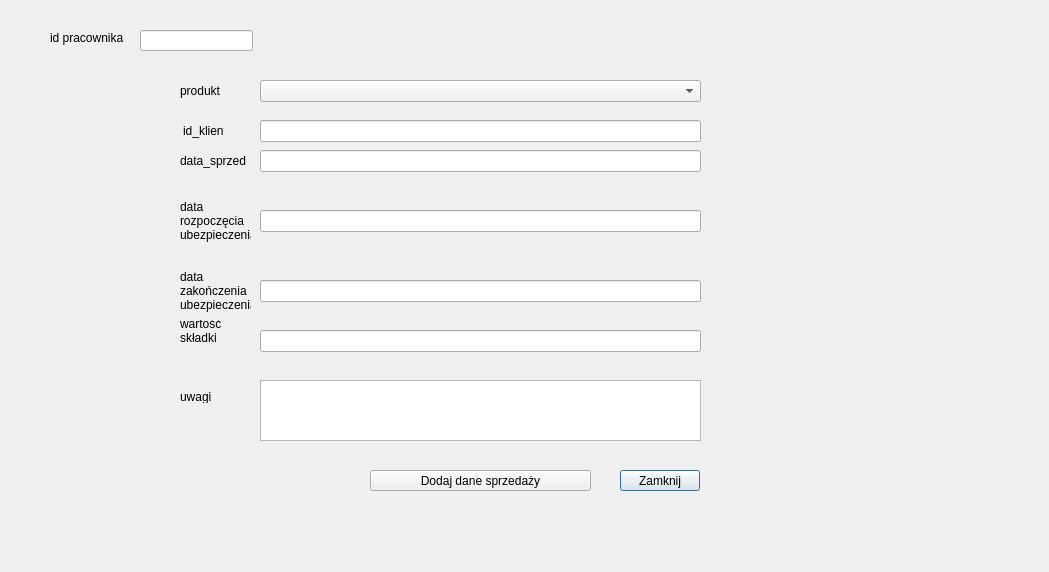
<?xml version="1.0" encoding="UTF-8"?>
<ui version="4.0">
 <class>Sales</class>
 <widget class="QDialog" name="Sales">
  <property name="geometry">
   <rect>
    <x>0</x>
    <y>0</y>
    <width>1049</width>
    <height>572</height>
   </rect>
  </property>
  <property name="windowTitle">
   <string>Dialog</string>
  </property>
  <widget class="QLineEdit" name="finishEdit">
   <property name="geometry">
    <rect>
     <x>260</x>
     <y>280</y>
     <width>441</width>
     <height>22</height>
    </rect>
   </property>
  </widget>
  <widget class="QLabel" name="label3">
   <property name="geometry">
    <rect>
     <x>180</x>
     <y>150</y>
     <width>71</width>
     <height>22</height>
    </rect>
   </property>
   <property name="text">
    <string>data_sprzed</string>
   </property>
  </widget>
  <widget class="QLabel" name="label6">
   <property name="geometry">
    <rect>
     <x>180</x>
     <y>320</y>
     <width>66</width>
     <height>22</height>
    </rect>
   </property>
   <property name="text">
    <string>wartość      
składki</string>
   </property>
  </widget>
  <widget class="QLabel" name="label7">
   <property name="geometry">
    <rect>
     <x>180</x>
     <y>390</y>
     <width>47</width>
     <height>13</height>
    </rect>
   </property>
   <property name="text">
    <string>uwagi</string>
   </property>
  </widget>
  <widget class="QLineEdit" name="valuelEdit">
   <property name="geometry">
    <rect>
     <x>260</x>
     <y>330</y>
     <width>441</width>
     <height>22</height>
    </rect>
   </property>
  </widget>
  <widget class="QPushButton" name="closeBtn">
   <property name="geometry">
    <rect>
     <x>620</x>
     <y>470</y>
     <width>80</width>
     <height>21</height>
    </rect>
   </property>
   <property name="text">
    <string>Zamknij</string>
   </property>
  </widget>
  <widget class="QLabel" name="label5">
   <property name="geometry">
    <rect>
     <x>180</x>
     <y>250</y>
     <width>71</width>
     <height>81</height>
    </rect>
   </property>
   <property name="text">
    <string>data                                
zakończenia                
ubezpieczenia</string>
   </property>
  </widget>
  <widget class="QLabel" name="statusLabel">
   <property name="geometry">
    <rect>
     <x>140</x>
     <y>460</y>
     <width>201</width>
     <height>31</height>
    </rect>
   </property>
   <property name="text">
    <string/>
   </property>
  </widget>
  <widget class="QLabel" name="label2">
   <property name="geometry">
    <rect>
     <x>183</x>
     <y>120</y>
     <width>41</width>
     <height>22</height>
    </rect>
   </property>
   <property name="text">
    <string>id_klient</string>
   </property>
  </widget>
  <widget class="QLabel" name="label1">
   <property name="geometry">
    <rect>
     <x>180</x>
     <y>80</y>
     <width>71</width>
     <height>22</height>
    </rect>
   </property>
   <property name="text">
    <string>produkt</string>
   </property>
  </widget>
  <widget class="QLabel" name="label4">
   <property name="geometry">
    <rect>
     <x>180</x>
     <y>180</y>
     <width>71</width>
     <height>81</height>
    </rect>
   </property>
   <property name="text">
    <string>data                                
rozpoczęcia                
ubezpieczenia</string>
   </property>
  </widget>
  <widget class="QLineEdit" name="saleDateEdit">
   <property name="geometry">
    <rect>
     <x>260</x>
     <y>150</y>
     <width>441</width>
     <height>22</height>
    </rect>
   </property>
  </widget>
  <widget class="QLineEdit" name="beginEdit">
   <property name="geometry">
    <rect>
     <x>260</x>
     <y>210</y>
     <width>441</width>
     <height>22</height>
    </rect>
   </property>
  </widget>
  <widget class="QLineEdit" name="clientEdit">
   <property name="geometry">
    <rect>
     <x>260</x>
     <y>120</y>
     <width>441</width>
     <height>22</height>
    </rect>
   </property>
  </widget>
  <widget class="QTextEdit" name="textEdit">
   <property name="geometry">
    <rect>
     <x>260</x>
     <y>380</y>
     <width>441</width>
     <height>61</height>
    </rect>
   </property>
  </widget>
  <widget class="QPushButton" name="addSaleBtn">
   <property name="geometry">
    <rect>
     <x>370</x>
     <y>470</y>
     <width>221</width>
     <height>21</height>
    </rect>
   </property>
   <property name="text">
    <string>Dodaj dane sprzedaży</string>
   </property>
  </widget>
  <widget class="QComboBox" name="comboBox">
   <property name="geometry">
    <rect>
     <x>260</x>
     <y>80</y>
     <width>441</width>
     <height>22</height>
    </rect>
   </property>
  </widget>
  <widget class="QLabel" name="label">
   <property name="geometry">
    <rect>
     <x>50</x>
     <y>30</y>
     <width>101</width>
     <height>16</height>
    </rect>
   </property>
   <property name="text">
    <string>id pracownika</string>
   </property>
  </widget>
  <widget class="QLineEdit" name="idEdit">
   <property name="geometry">
    <rect>
     <x>140</x>
     <y>30</y>
     <width>113</width>
     <height>21</height>
    </rect>
   </property>
  </widget>
 </widget>
 <resources/>
 <connections/>
</ui>
